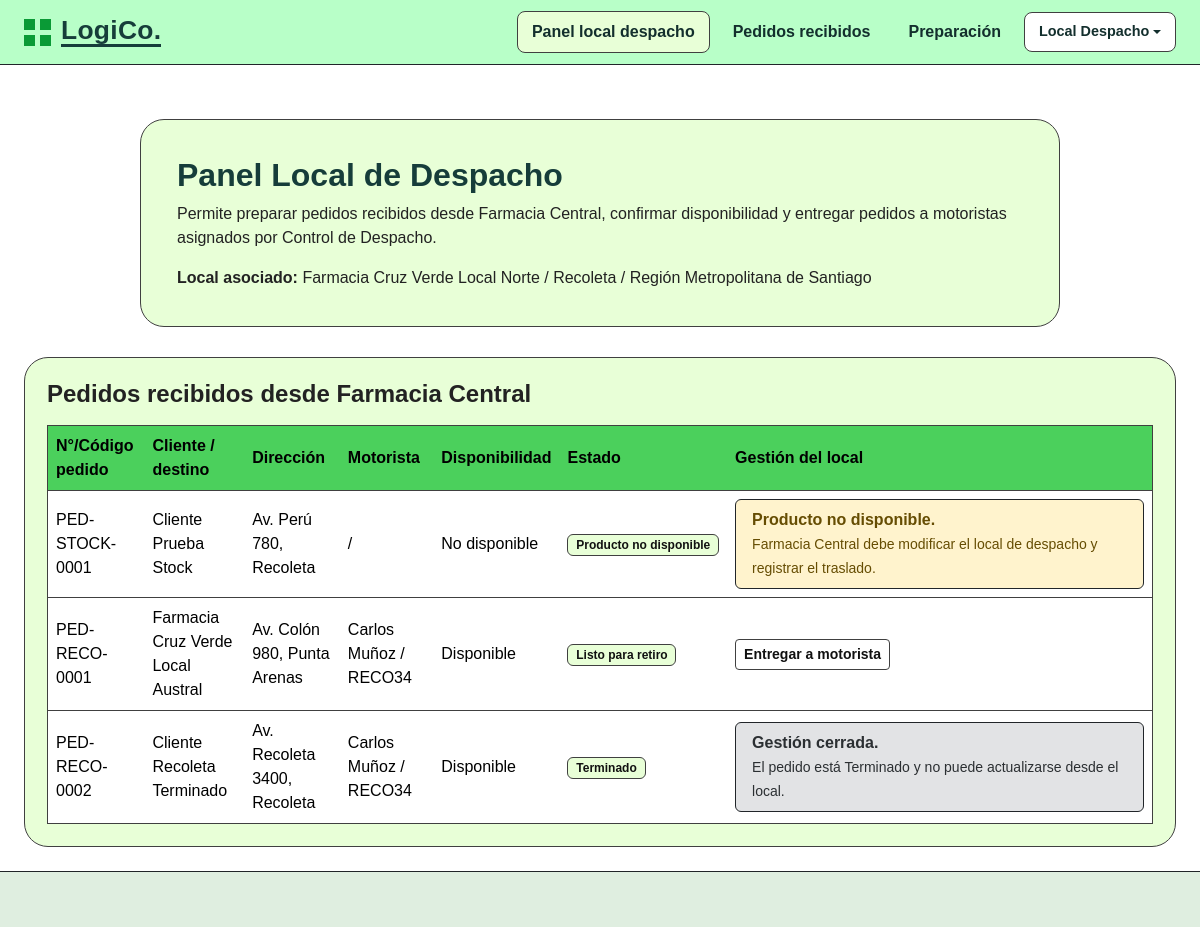
The page /vistas_rol/local_despacho/index.php (signed in) on the database its author committed.
### tables this page shows
CREATE TABLE farmacias (
    id INT NOT NULL AUTO_INCREMENT,
    codigo VARCHAR(20) NOT NULL UNIQUE,
    nombre VARCHAR(120) NOT NULL,
    direccion VARCHAR(180) NOT NULL,
    comuna VARCHAR(80) NOT NULL,
    provincia VARCHAR(80) NOT NULL,
    region VARCHAR(120) NOT NULL,
    telefono VARCHAR(30) NOT NULL,
    tipo ENUM('Central','Local') NOT NULL DEFAULT 'Local',
    estado ENUM('Activa','Inactiva') NOT NULL DEFAULT 'Activa',
    creado_en TIMESTAMP DEFAULT CURRENT_TIMESTAMP,
    actualizado_en TIMESTAMP DEFAULT CURRENT_TIMESTAMP ON UPDATE CURRENT_TIMESTAMP,
    CONSTRAINT pk_farmacias PRIMARY KEY (id)
);

CREATE TABLE movimientos (
    id INT NOT NULL AUTO_INCREMENT,
    codigo_pedido VARCHAR(30) NOT NULL UNIQUE,
    tipo ENUM('Directo','Receta','Traslado','Reenvio') NOT NULL DEFAULT 'Directo',
    farmacia_origen_id INT NULL,
    farmacia_destino_id INT NULL,
    motorista_id INT NULL,
    moto_id INT NULL,
    fecha_movimiento DATETIME NOT NULL DEFAULT CURRENT_TIMESTAMP,
    fecha_entrega DATETIME NULL,
    cliente_nombre VARCHAR(120) NOT NULL,
    direccion_entrega VARCHAR(180) NOT NULL,
    telefono_cliente VARCHAR(30) NULL,
    descripcion VARCHAR(255) NULL,
    requiere_receta TINYINT(1) NOT NULL DEFAULT 0,
    receta_retirada TINYINT(1) NOT NULL DEFAULT 0,
    disponibilidad_producto ENUM('Pendiente','Disponible','No disponible') NOT NULL DEFAULT 'Pendiente',
    estado ENUM('Pendiente local','Producto no disponible','Preparando','Listo para retiro','Asignado a motorista','En curso','Terminado','No entregado','Incidencia','Anulado','Reenviado') NOT NULL DEFAULT 'Pendiente local',
    incidencia_descripcion TEXT NULL,
    motivo_anulacion VARCHAR(255) NULL,
    creado_por_usuario_id INT NULL,
    creado_en TIMESTAMP DEFAULT CURRENT_TIMESTAMP,
    actualizado_en TIMESTAMP DEFAULT CURRENT_TIMESTAMP ON UPDATE CURRENT_TIMESTAMP,
    CONSTRAINT pk_movimientos PRIMARY KEY (id),
    CONSTRAINT fk_movimientos_farmacia_origen FOREIGN KEY (farmacia_origen_id)
        REFERENCES farmacias(id)
        ON UPDATE CASCADE
        ON DELETE SET NULL,
    CONSTRAINT fk_movimientos_farmacia_destino FOREIGN KEY (farmacia_destino_id)
        REFERENCES farmacias(id)
        ON UPDATE CASCADE
        ON DELETE SET NULL,
    CONSTRAINT fk_movimientos_motorista FOREIGN KEY (motorista_id)
        REFERENCES motoristas(id)
        ON UPDATE CASCADE
        ON DELETE SET NULL,
    CONSTRAINT fk_movimientos_moto FOREIGN KEY (moto_id)
        REFERENCES motos(id)
        ON UPDATE CASCADE
        ON DELETE SET NULL,
    CONSTRAINT fk_movimientos_usuario_creador FOREIGN KEY (creado_por_usuario_id)
        REFERENCES usuarios(id)
        ON UPDATE CASCADE
        ON DELETE SET NULL
);

### includes/functions.php (called while the page is built, shortened)
<?php
function e(?string $value): string
{
    return htmlspecialchars((string)$value, ENT_QUOTES, 'UTF-8');
}
function estados_finales_movimiento(): array
{
    return [
        'Terminado',
        'No entregado',
        'Incidencia',
        'Anulado',
    ];
}
function movimiento_cerrado(?string $estado): bool
{
    return in_array((string)$estado, estados_finales_movimiento(), true);
}

### vistas_rol/local_despacho/index.php (the view, shortened to what this page needs)
<?php
require_once __DIR__ . '/../../config/database.php';
require_once __DIR__ . '/../../includes/functions.php';
$user = current_user();
$farmaciaId = $user['farmacia_id'] ?? null;
$local = null;
$pedidos = [];
if ($farmaciaId) {
    $stmt = $pdo->prepare('SELECT * FROM farmacias WHERE id = ? LIMIT 1');
    $stmt->execute([$farmaciaId]);
    $local = $stmt->fetch();
    $stmt = $pdo->prepare("SELECT m.*, CONCAT(mt.nombres, ' ', mt.apellidos) AS motorista, mo.patente
        FROM movimientos m
        LEFT JOIN motoristas mt ON mt.id = m.motorista_id
        LEFT JOIN motos mo ON mo.id = m.moto_id
        WHERE m.farmacia_origen_id = ?
        ORDER BY m.fecha_movimiento DESC, m.id DESC");
    $stmt->execute([$farmaciaId]);
    $pedidos = $stmt->fetchAll();
}
require_once __DIR__ . '/../../includes/header.php';
?>
<section class="hero-card">
    <h1 class="section-title h2 mb-2">Panel Local de Despacho</h1>
    <p class="mb-0">Permite preparar pedidos recibidos desde Farmacia Central, confirmar disponibilidad y entregar pedidos a motoristas asignados por Control de Despacho.</p>
    <?php if ($local): ?><p class="mt-3 mb-0"><strong>Local asociado:</strong> <?= e($local['nombre'] . ' / ' . $local['comuna'] . ' / ' . $local['region']) ?></p><?php endif; ?>
</section>
<section id="pedidos-recibidos" class="panel-card">
    <h2 class="h4 fw-bold mb-3">Pedidos recibidos desde Farmacia Central</h2>
    <?php if (!$pedidos): ?>
        <div class="empty-state">No existen pedidos asignados a este local.</div>
    <?php else: ?>
        <div class="table-responsive">
            <table class="table table-logico align-middle mb-0">
                <thead><tr><th>N°/Código pedido</th><th>Cliente / destino</th><th>Dirección</th><th>Motorista</th><th>Disponibilidad</th><th>Estado</th><th id="preparacion">Gestión del local</th></tr></thead>
                <tbody>
                <?php foreach ($pedidos as $pedido): ?>
                    <?php
                        $estado = (string)$pedido['estado'];
                        $cerrado = movimiento_cerrado($estado);
                        $bloqueadoPorRuta = in_array($estado, ['En curso'], true);
                        $sinStock = $estado === 'Producto no disponible' || ($pedido['disponibilidad_producto'] ?? '') === 'No disponible';
                    ?>
                    <tr>
                        <td><?= e($pedido['codigo_pedido'] ?? ('PED-' . $pedido['id'])) ?></td>
                        <td><?= e($pedido['cliente_nombre']) ?></td>
                        <td><?= e($pedido['direccion_entrega']) ?></td>
                        <td><?= e(trim(($pedido['motorista'] ?? '') . ' / ' . ($pedido['patente'] ?? '')) ?: '-') ?></td>
                        <td><?= e($pedido['disponibilidad_producto'] ?? 'Pendiente') ?></td>
                        <td><span class="badge badge-logico"><?= e($estado) ?></span></td>
                        <td style="min-width: 420px;">
                            <?php if ($cerrado): ?>
                                <div class="alert alert-secondary border-dark py-2 mb-0"><strong>Gestión cerrada.</strong><br><span class="small">El pedido está <?= e($estado) ?> y no puede actualizarse desde el local.</span></div>
                            <?php elseif ($bloqueadoPorRuta): ?>
                                <div class="alert alert-info border-dark py-2 mb-0"><strong>Pedido entregado al motorista.</strong><br><span class="small">La siguiente actualización corresponde al motorista.</span></div>
                            <?php elseif ($sinStock): ?>
                                <div class="alert alert-warning border-dark py-2 mb-0"><strong>Producto no disponible.</strong><br><span class="small">Farmacia Central debe modificar el local de despacho y registrar el traslado.</span></div>
                            <?php else: ?>
                                <div class="d-flex gap-2 flex-wrap">
                                    <?php if (in_array($estado, ['Listo para retiro', 'Asignado a motorista'], true)): ?>
                                        <form method="post"><button class="btn btn-sm btn-outline-logico" type="submit">Entregar a motorista</button></form>
                                    <?php endif; ?>
                                </div>
                            <?php endif; ?>
                        </td>
                    </tr>
                <?php endforeach; ?>
                </tbody>
            </table>
        </div>
    <?php endif; ?>
</section>
<?php require_once __DIR__ . '/../../includes/footer.php'; ?>

### public/assets/css/styles.css (style rules this page uses)
:root { --logico-dark: #163d3a; --logico-green: #b8ffc8; --logico-green-soft: #e8ffd7; --logico-green-muted: #dfeee0; --logico-button: #a8ffd8; --logico-border: #404040; --logico-bg: #ffffff; }
* { box-sizing: border-box; }
body { min-height: 100vh; margin: 0; background: var(--logico-bg); color: #222; font-family: Arial, Helvetica, sans-serif; }
.hero-card, .panel-card { background: var(--logico-green-soft); border: 1px solid var(--logico-border); border-radius: 24px; }
.hero-card { max-width: 920px; margin: 30px auto; padding: 36px; }
.panel-card { padding: 22px; }
.btn-outline-logico { background: #fff; border: 1px solid var(--logico-border); color: #111; font-weight: 600; }
.table-logico { border: 1px solid var(--logico-border); }
.table-logico thead th { background: #4bd05c; border-color: var(--logico-border); color: #000; vertical-align: middle; }
.table-logico td, .table-logico th { border-color: var(--logico-border); }
.section-title { color: var(--logico-dark); font-weight: 800; }
.badge-logico { background: var(--logico-green-soft); border: 1px solid var(--logico-border); color: #111; }

### rows shown on the page
farmacias: nombre+comuna+region "Farmacia Cruz Verde Local Norte / Recoleta / Región Metropolitana de Santiago"
movimientos: codigo_pedido "PED-STOCK-0001", cliente_nombre "Cliente Prueba Stock", direccion_entrega "Av. Perú 780, Recoleta", patente "/", disponibilidad_producto "No disponible", estado "Producto no disponible", shows "Producto no disponible."
movimientos: codigo_pedido "PED-RECO-0001", cliente_nombre "Farmacia Cruz Verde Local Austral", direccion_entrega "Av. Colón 980, Punta Arenas", patente "Carlos Muñoz / RECO34", disponibilidad_producto "Disponible", estado "Listo para retiro"
movimientos: codigo_pedido "PED-RECO-0002", cliente_nombre "Cliente Recoleta Terminado", direccion_entrega "Av. Recoleta 3400, Recoleta", patente "Carlos Muñoz / RECO34", disponibilidad_producto "Disponible", estado "Terminado"

### other values the page prints
$role "Local Despacho"
